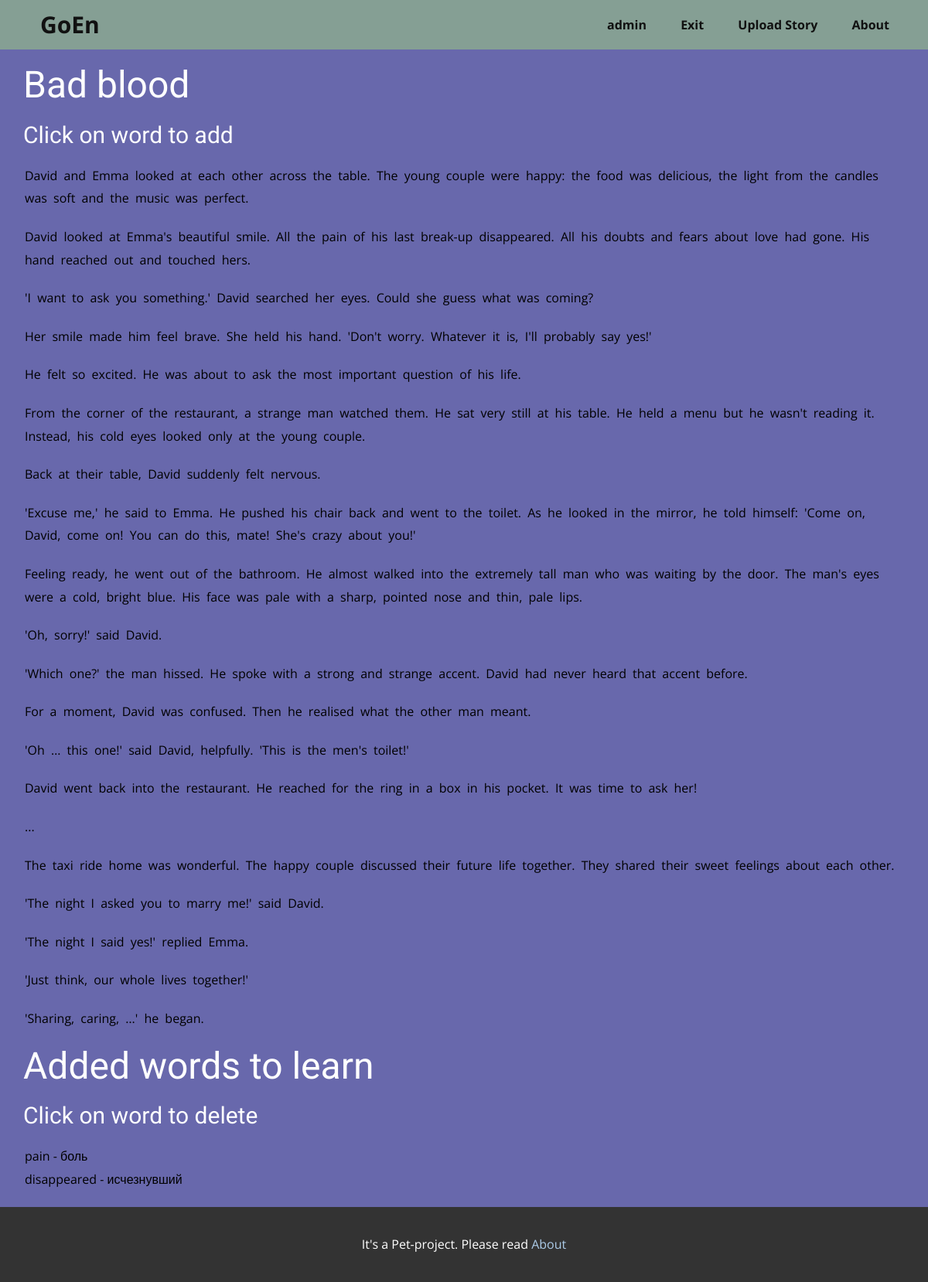
Before: /showStory/29 (signed in) with the older database file.
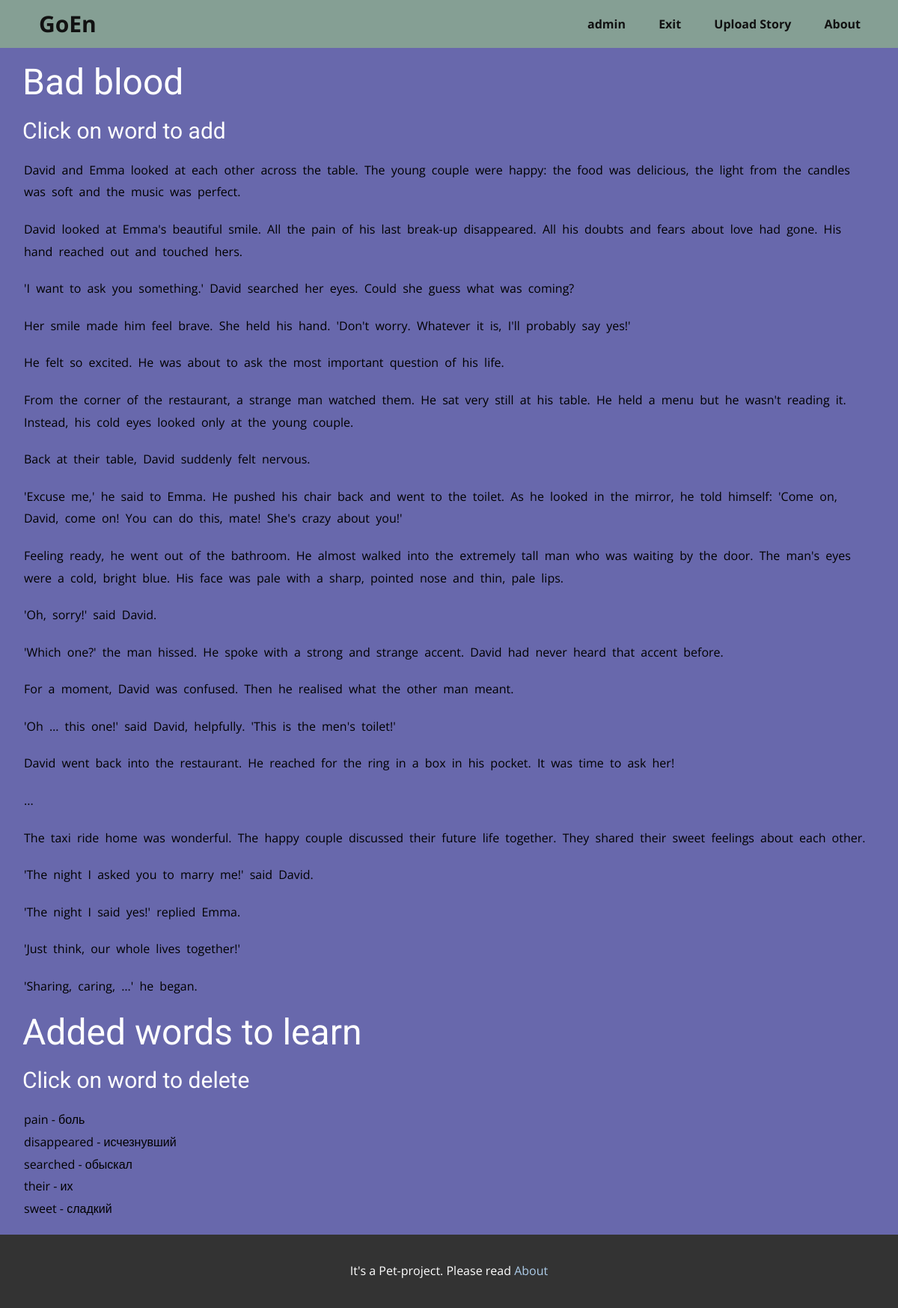
After: the same page with the newer database file.
### goen/models.py (models this page shows, shortened)
class WordLearned(models.Model):
    objects = models.Manager()
    count = models.IntegerField(default=0)
    nextDayLearn = models.DateField(auto_now_add=True)
    is_learned = models.BooleanField(default=False)
    learnPerson = models.CharField(max_length=128)
    learnWord = models.ForeignKey(Word, on_delete=models.CASCADE)
    class Meta:
        db_table = 'wordLearned'

class Word(models.Model):
    objects = models.Manager()
    wordOriginal = models.CharField(max_length=128)
    wordTranslate = models.CharField(max_length=128)
    wordDescription = models.TextField()
    story = models.ForeignKey(Story, on_delete=models.CASCADE)
    class Meta:
        db_table = 'words'

### goen/views.py (the view)
# urls.py: path('showStory/<int:story>', show_story_and_words, name='add_word'),
def show_story_and_words(request, story):
    user_pk = request.user.pk
    story = Story.objects.get(pk=story)
    words = WordLearned.objects.filter(learnPerson=user_pk).filter(learnWord__story=story).order_by('pk')
    status = ''
    if request.method == 'POST':
        if request.POST.get('add'):
            add_word_to_learn(request.POST.get('add').lower(), story, user_pk)
        elif request.POST.get('delete'):
            WordLearned.objects.filter(pk=request.POST.get('delete')).delete()
    return render(request, 'showStory.html', {'words': words, 'name_story': story.name,
                                              'story': story.wholeText.split('\n'), 'status': status})

### goen/templates/showStory.html (shortened to what this page needs)
{% extends 'base.html' %}
{% load static %}
{% block link %}
<link rel="stylesheet" href="{% static 'css/showBook.css' %}" media="screen"> {% endblock %}
{% block content %}
<section class="u-clearfix u-custom-color-1 u-section-1" id="sec-5aca">
    <div class="u-clearfix u-sheet u-sheet-1">
        <h1 class="u-text u-text-default u-text-1">{{name_story}}</h1>
        <h3 class="u-text u-text-default u-text-2"> Click on word to add</h3>
        <form method="post">
            {% for item in story %}
            <p class="p__book">
                {% for word in item.split %}
                <button class="btn__text" name="add" value={{word}}>{{ word }}</button>
                {% endfor %}
            </p>
            {% endfor %}
        </form>
        <h1 class="u-text u-text-default u-text-4">Added words to learn</h1>
        <h3 class="u-text u-text-default u-text-5">Click on word to delete</h3>
        <p class="u-text u-text-default u-text-6">
        <form method="post">
            {% for item in words %}
            <button class="btn__text" name="delete" value={{item.pk}}>{{item.learnWord.wordOriginal}} -
                {{item.learnWord.wordTranslate}}
            </button>
            <br>
            {% endfor %}
        </form>
        </p>
    </div>
</section>
{% endblock %}

Changed rows visible on the page:
added WordLearned: {{ item.pk }} 301 (drawn), learnWord.wordOriginal "searched", learnWord.wordTranslate "обыскал"
added WordLearned: {{ item.pk }} 302 (drawn), learnWord.wordOriginal "their", learnWord.wordTranslate "их"
added WordLearned: {{ item.pk }} 303 (drawn), learnWord.wordOriginal "sweet", learnWord.wordTranslate "сладкий"
